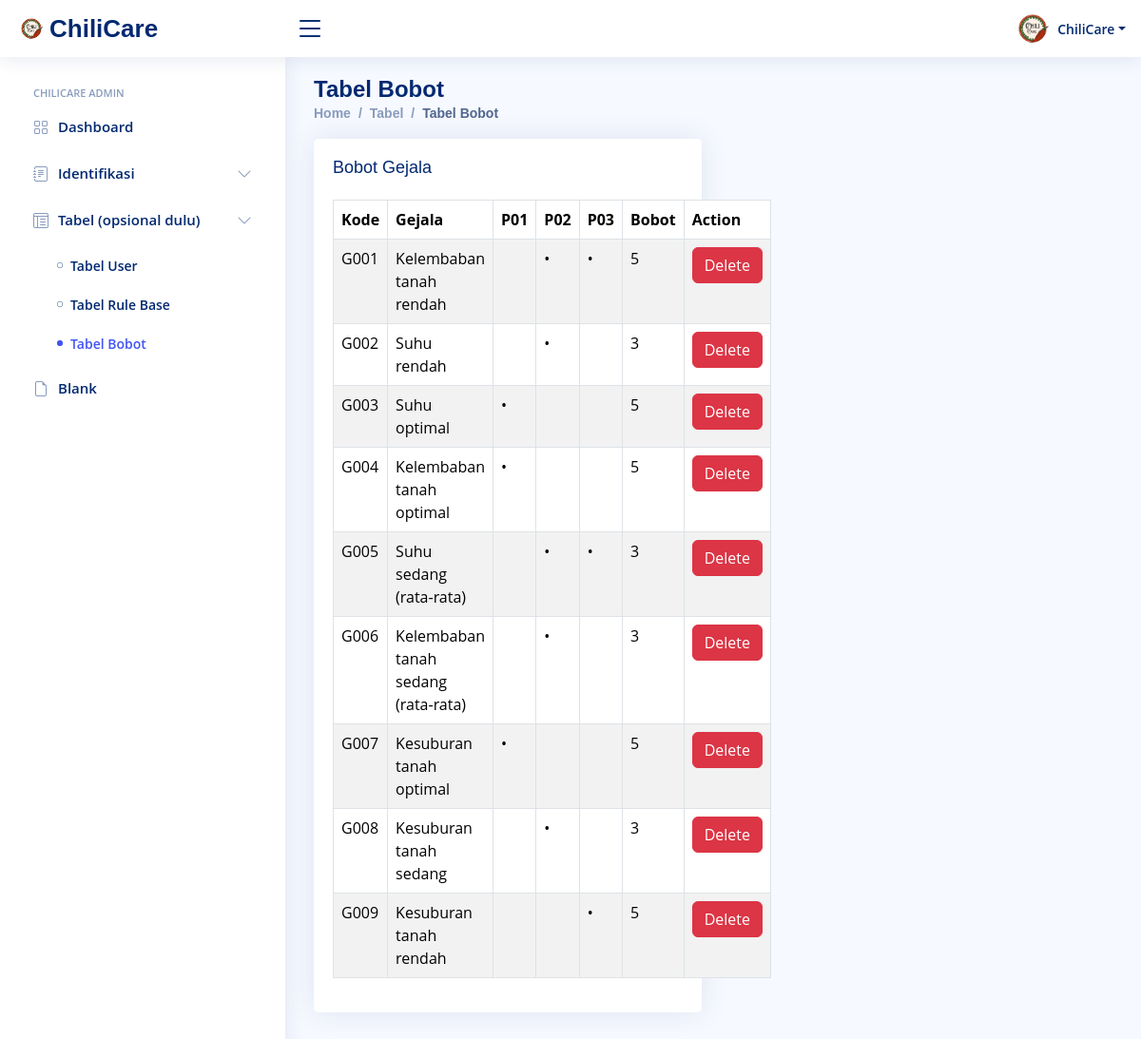
The page /tabel-bobot.php on the database its author committed.
### tables this page shows
CREATE TABLE `bobot` (
  `kode` varchar(10) NOT NULL,
  `gejala` varchar(255) NOT NULL,
  `P01` tinyint(1) NOT NULL DEFAULT 0,
  `P02` tinyint(1) NOT NULL DEFAULT 0,
  `P03` tinyint(1) NOT NULL DEFAULT 0,
  `bobot` int(11) NOT NULL
);

### tabel-bobot.php (the view, shortened to what this page needs)
<?php
include('db.php');
$sql = "SELECT * FROM bobot";
$result = $conn->query($sql);
?>
<!DOCTYPE html>
<html lang="en">
<head>
  <link href="assets2/vendor/bootstrap/css/bootstrap.min.css" rel="stylesheet">
  <link href="assets2/vendor/bootstrap-icons/bootstrap-icons.css" rel="stylesheet">
  <link href="assets2/vendor/boxicons/css/boxicons.min.css" rel="stylesheet">
  <link href="assets2/vendor/quill/quill.snow.css" rel="stylesheet">
  <link href="assets2/vendor/quill/quill.bubble.css" rel="stylesheet">
  <link href="assets2/vendor/remixicon/remixicon.css" rel="stylesheet">
  <link href="assets2/vendor/simple-datatables/style.css" rel="stylesheet">
  <link href="assets2/css/style.css" rel="stylesheet">
</head>
<body>
  <header id="header" class="header fixed-top d-flex align-items-center">
    <div class="d-flex align-items-center justify-content-between">
      <a href="index-admin.php" class="logo d-flex align-items-center">
        <img src="assets2/img/logo2.png" alt="">
        <span class="d-none d-lg-block">ChiliCare</span>
      </a>
      <i class="bi bi-list toggle-sidebar-btn"></i>
    </div>
    <nav class="header-nav ms-auto">
      <ul class="d-flex align-items-center">
        <li class="nav-item dropdown pe-3">
          <a class="nav-link nav-profile d-flex align-items-center pe-0" href="#" data-bs-toggle="dropdown">
            <img src="assets2/img/logo2.png" alt="Profile" class="rounded-circle">
            <span class="d-none d-md-block dropdown-toggle ps-2">ChiliCare</span>
          </a>
        </li>
      </ul>
    </nav>
  </header>
  <aside id="sidebar" class="sidebar">
    <ul class="sidebar-nav" id="sidebar-nav">
      <li class="nav-heading">ChiliCare Admin</li>
      <li class="nav-item">
        <a class="nav-link collapsed" href="index-admin.php">
          <i class="bi bi-grid"></i>
          <span>Dashboard</span>
        </a>
      </li>
      <li class="nav-item">
        <a class="nav-link collapsed" data-bs-target="#forms-nav" data-bs-toggle="collapse" href="#">
          <i class="bi bi-journal-text"></i><span>Identifikasi</span><i class="bi bi-chevron-down ms-auto"></i>
        </a>
      </li>
      <li class="nav-item">
        <a class="nav-link collapsed" data-bs-target="#tables-nav" data-bs-toggle="collapse" href="#">
          <i class="bi bi-layout-text-window-reverse"></i><span>Tabel (opsional dulu)</span><i class="bi bi-chevron-down ms-auto"></i>
        </a>
        <ul id="tables-nav" class="nav-content collapse show" data-bs-parent="#sidebar-nav">
          <li>
            <a href="tabel-user.php">
              <i class="bi bi-circle"></i><span>Tabel User</span>
            </a>
          </li>
          <li>
            <a href="tabel-rulebase.php">
              <i class="bi bi-circle"></i><span>Tabel Rule Base</span>
            </a>
          </li>
          <li>
            <a href="tabel-bobot.php" class="active">
              <i class="bi bi-circle"></i><span>Tabel Bobot</span>
            </a>
          </li>
        </ul>
      </li>
      <li class="nav-item">
        <a class="nav-link collapsed" href="pages-blank.php">
          <i class="bi bi-file-earmark"></i>
          <span>Blank</span>
        </a>
      </li>
    </ul>
  </aside>
  <main id="main" class="main">
    <div class="pagetitle">
      <h1>Tabel Bobot</h1>
      <nav>
        <ol class="breadcrumb">
          <li class="breadcrumb-item"><a href="index-admin.php">Home</a></li>
          <li class="breadcrumb-item">Tabel</li>
          <li class="breadcrumb-item active">Tabel Bobot</li>
        </ol>
      </nav>
    </div>
    <section class="section">
      <div class="row">
        <div class="col-lg-6">
          <div class="card">
            <div class="card-body">
              <h5 class="card-title">Bobot Gejala</h5>
              <table class="table table-striped table-bordered">
                <thead>
                  <tr>
                    <th>Kode</th>
                    <th>Gejala</th>
                    <th>P01</th>
                    <th>P02</th>
                    <th>P03</th>
                    <th>Bobot</th>
                    <th>Action</th>
                  </tr>
                </thead>
                <tbody>
                  <?php
                  if ($result->num_rows > 0) {
                      while($row = $result->fetch_assoc()) {
                          echo "<tr>
                                  <td>" . $row["kode"] . "</td>
                                  <td>" . $row["gejala"] . "</td>
                                  <td>" . ($row["P01"] ? '•' : '') . "</td>
                                  <td>" . ($row["P02"] ? '•' : '') . "</td>
                                  <td>" . ($row["P03"] ? '•' : '') . "</td>
                                  <td>" . $row["bobot"] . "</td>
                                  <td><a href='tabel-bobot.php?delete_id=" . $row["kode"] . "' class='btn btn-danger'>Delete</a></td>
                                </tr>";
                      }
                  } else {
                      echo "<tr><td colspan='7'>No data found</td></tr>";
                  }
                  ?>
                </tbody>
              </table>
            </div>
          </div>
        </div>
      </div>
    </section>
  </main>
</body>
</html>

### assets2/css/style.css (style rules this page uses)
:root { scroll-behavior: smooth; }
body { font-family: "Open Sans", sans-serif; background: #f6f9ff; color: #444444; }
a { color: #4154f1; text-decoration: none; }
h1, h2, h3, h4, h5, h6 { font-family: "Nunito", sans-serif; }
#main { margin-top: 60px; padding: 20px 30px; transition: all 0.3s; }
.pagetitle { margin-bottom: 10px; }
.pagetitle h1 { font-size: 24px; margin-bottom: 0; font-weight: 600; color: #012970; }
.card { margin-bottom: 30px; border: none; border-radius: 5px; box-shadow: 0px 0 30px rgba(1, 41, 112, 0.1); }
.card-title { padding: 20px 0 15px 0; font-size: 18px; font-weight: 500; color: #012970; font-family: "Poppins", sans-serif; }
.card-body { padding: 0 20px 20px 20px; }
.breadcrumb { font-size: 14px; font-family: "Nunito", sans-serif; color: #899bbd; font-weight: 600; }
.breadcrumb a { color: #899bbd; transition: 0.3s; }
.breadcrumb .breadcrumb-item::before { color: #899bbd; }
.breadcrumb .active { color: #51678f; font-weight: 600; }
.logo { line-height: 1; }
@media (min-width: 1200px) { .logo { width: 280px; } }
.logo img { max-height: 26px; margin-right: 6px; }
.logo span { font-size: 26px; font-weight: 700; color: #012970; font-family: "Nunito", sans-serif; }
.header { transition: all 0.5s; z-index: 997; height: 60px; box-shadow: 0px 2px 20px rgba(1, 41, 112, 0.1); background-color: #fff; padding-left: 20px; }
.header .toggle-sidebar-btn { font-size: 32px; padding-left: 10px; cursor: pointer; color: #012970; }
.header-nav ul { list-style: none; }
.header-nav>ul { margin: 0; padding: 0; }
.header-nav .nav-profile { color: #012970; }
.header-nav .nav-profile img { max-height: 36px; }
.header-nav .nav-profile span { font-size: 14px; font-weight: 600; }
.sidebar { position: fixed; top: 60px; left: 0; bottom: 0; width: 300px; z-index: 996; transition: all 0.3s; padding: 20px; overflow-y: auto; scrollbar-width: thin; scrollbar-color: #aab7cf transparent; box-shadow: 0px 0px 20px rgba(1, 41, 112, 0.1); background-color: #fff; }
@media (min-width: 1200px) { #main, #footer { margin-left: 300px; } }
.sidebar-nav { padding: 0; margin: 0; list-style: none; }
.sidebar-nav li { padding: 0; margin: 0; list-style: none; }
.sidebar-nav .nav-item { margin-bottom: 5px; }
.sidebar-nav .nav-heading { font-size: 11px; text-transform: uppercase; color: #899bbd; font-weight: 600; margin: 10px 0 5px 15px; }
.sidebar-nav .nav-link { display: flex; align-items: center; font-size: 15px; font-weight: 600; color: #4154f1; transition: 0.3; background: #f6f9ff; padding: 10px 15px; border-radius: 4px; }
.sidebar-nav .nav-link i { font-size: 16px; margin-right: 10px; color: #4154f1; }
.sidebar-nav .nav-link.collapsed { color: #012970; background: #fff; }
.sidebar-nav .nav-link.collapsed i { color: #899bbd; }
.sidebar-nav .nav-link .bi-chevron-down { margin-right: 0; transition: transform 0.2s ease-in-out; }
.sidebar-nav .nav-content { padding: 5px 0 0 0; margin: 0; list-style: none; }
.sidebar-nav .nav-content a { display: flex; align-items: center; font-size: 14px; font-weight: 600; color: #012970; transition: 0.3; padding: 10px 0 10px 40px; transition: 0.3s; }
.sidebar-nav .nav-content a i { font-size: 6px; margin-right: 8px; line-height: 0; border-radius: 50%; }
.sidebar-nav .nav-content a:hover, .sidebar-nav .nav-content a.active { color: #4154f1; }
.sidebar-nav .nav-content a.active i { background-color: #4154f1; }

### rows shown on the page
bobot: kode "G001", gejala "Kelembaban tanah rendah", bobot "5"
bobot: kode "G002", gejala "Suhu rendah", bobot "3"
bobot: kode "G003", gejala "Suhu optimal", bobot "5"
bobot: kode "G004", gejala "Kelembaban tanah optimal", bobot "5"
bobot: kode "G005", gejala "Suhu sedang (rata-rata)", bobot "3"
bobot: kode "G006", gejala "Kelembaban tanah sedang (rata-rata)", bobot "3"
bobot: kode "G007", gejala "Kesuburan tanah optimal", bobot "5"
bobot: kode "G008", gejala "Kesuburan tanah sedang", bobot "3"
bobot: kode "G009", gejala "Kesuburan tanah rendah", bobot "5"
